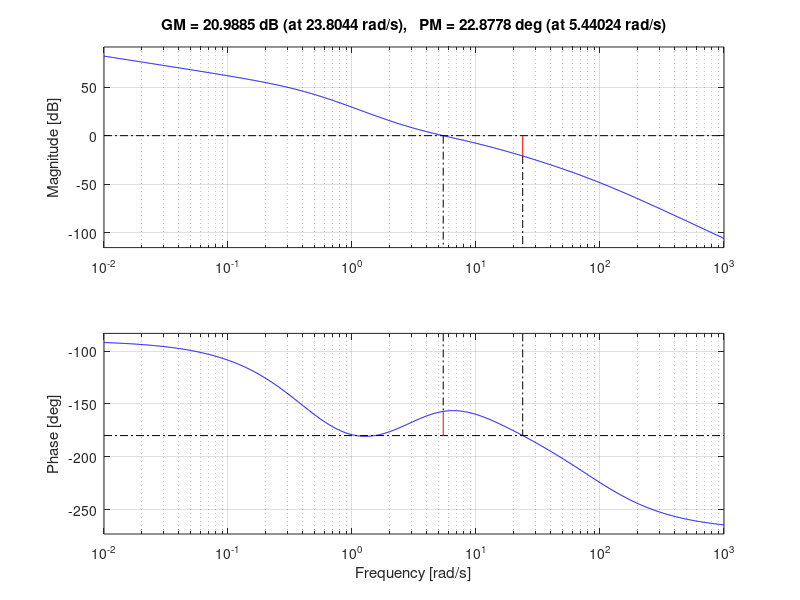
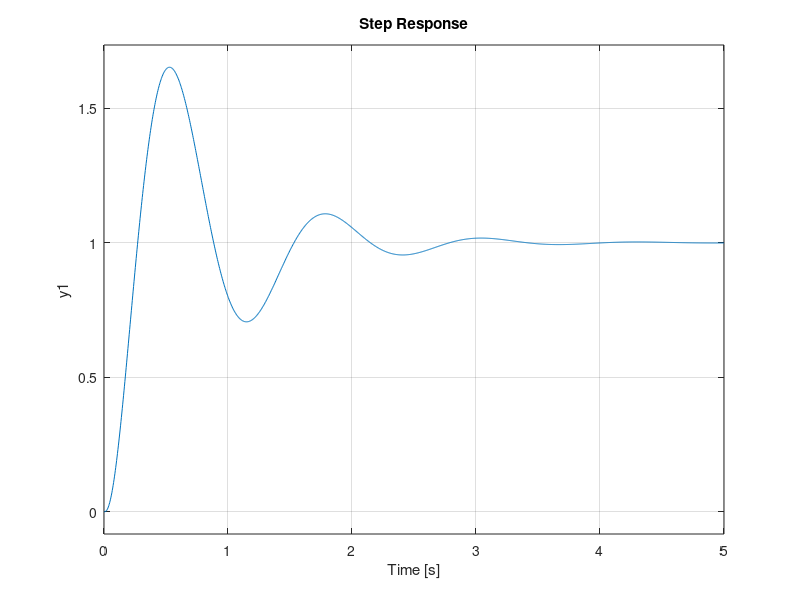
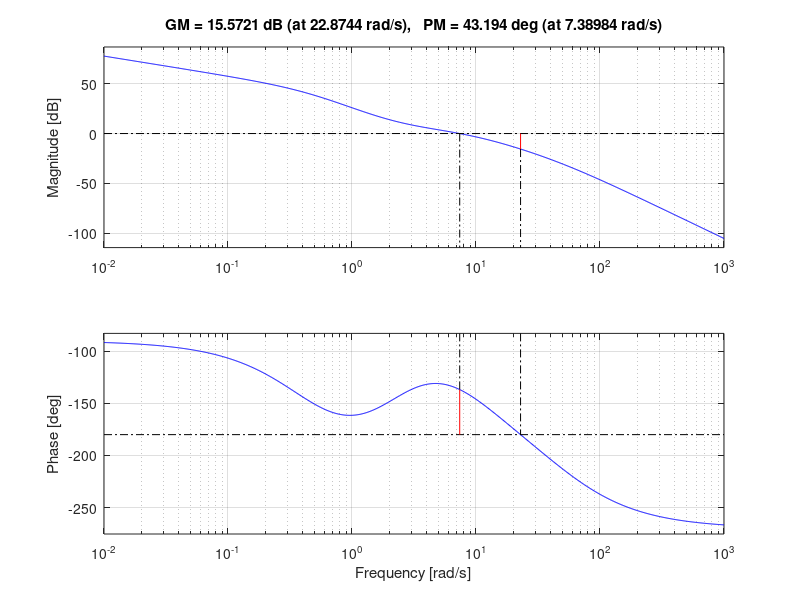
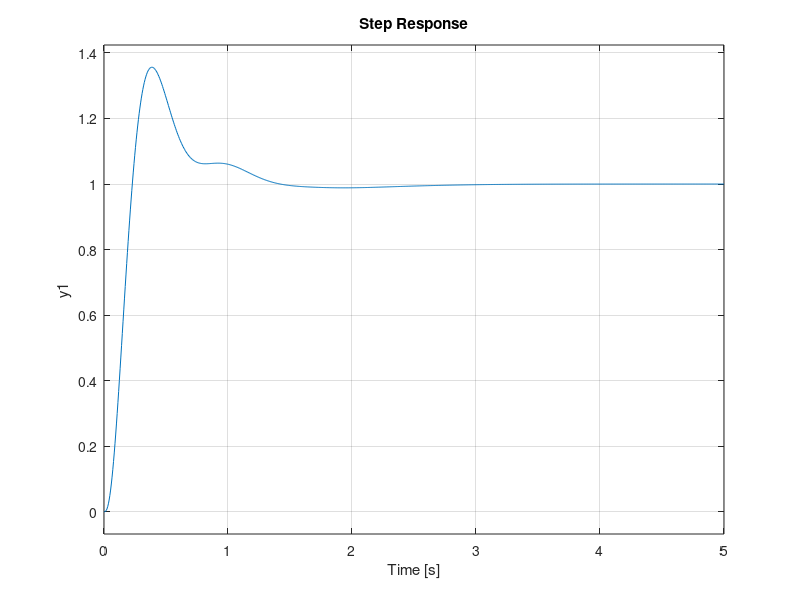

Source code (MATLAB) for these figures, in order: (Note: this script raises an error after producing the figures.)
clear variables
close all
clc

s=tf('s');
G=8*(1+0.5*s)/((1+2*s)^2*(1+0.125*s)^2)

% formule di Zeigler-Nichols in catena chiusa
% Kp = 0.6*Kpbar
% TI = 0.5*Tbar
% TD = 0.125*Tbar

% la condizione per cui le formule sopra sono applicabili e' che il margine di guadagno sia finito
% Potrei applicare il comando margin a G nella sua forma  , ma posso fare di meglio usando
[Gm, Pm, Wgm, Wpm] = margin(G)
% Gm contiene il valore del margine di guadagno in unità naturali
% Pm contiene il margine di fase
% Wgm è la wpi a cui leggiamo il margine di guadagno
% Wpm è la pulsazione a cui leggiamo il fargine di fase

% vediamo che Gm = 11.8753 (21.4929 dB) è finito quindi possiamo applicare i metodi di taratura in catena chiusa e corrisponde a Kpbar
Kpbar=Gm
Tbar=2*pi/Wgm


%% Metodo di Zeigler-Nichols ad anello chiuso

Kp = 0.6*Kpbar
TI = 0.5*Tbar
TD = 0.125*Tbar

N=10;  % il polo di chiusura deve essere ad una frequenza molto maggiore di quella della banda
% valori tipici di N compresi tra 5 e 20
pc = TD*s/(1+TD/N*s)
pole(pc)

Rpid = Kp*(1+1/(TI*s)+TD*s/(1+TD/N*s));
Ga = Rpid*G
pole(Ga)  % vediamo che sono tutti stabili
figure,margin(Ga)

W = feedback(Ga,1)
figure,step(W)
% Vedo che il margine di fase è di soli 23 gradi, devo prevedere di avere oscillazioni grandi durante il transitorio
% Scegliendo N=10 avrò il polo di chiusura in -88.8
% Dal comando margin vedo che la wc = 5.44 rad/s --> è inutile aumentare N perché il polo di chiusura è già di AF
% La povertà del comportamento durante il transitorio sono dovuti al metodo scelto

% Applicando l'azione proporzionale e derivativa solo sull'uscita, lasciando solo il blocco integrale sul ramo diretto
% abbiamo che i margini del sistema crescono molto
% Gm = 6.15 dB
% Pm = 58.7
% la sovraelongazione scende al 17% ma il tempo d i salita cresce a 0.73 s
% il tempo di assestamento non cambia perché non abbiamo cambiato i parametri del controllore e i poli in catena chiusa sono gli stessi


%% Metodo in catena chiusa imponendo Pm = 50

% formule per imposizione del margine di fase
mfdes = 50/180*pi;    % converto in radianti per poterlo usare nelle funzioni trigonometriche
Kp = Kpbar*cos(mfdes)
TI = Tbar/pi*(1+sin(mfdes))/(cos(mfdes))
TD = 0.25*TI

Rpid = Kp*(1+1/(TI*s)+TD*s/(1+TD/N*s));    % come nel caso sopra
Ga = Rpid*G;
figure,margin(Ga)
W = feedback(Ga,1)
figure,step(W)

% vedo ce ho un buon margine di fase (43 gradi) con wc = 7.39, piu' grande
% di quella ottenuta prima
% Risposta al gradino: la sovraelongazione e' del 35.6% e ts = 0.228 (circa come nel primo caso)
% Il tempo di assestamento = 1.25s, circa la meta' rispetto a prima, c'e'
% una coda ma e' molto smorzata

%% Taratura con metodo di Ziegler-Nichols ad anello aperto

% Posso applicare i metodi in anello aperto perche' il sistema e'
% asintoticamete stabil, privo di poli nell'origine e ha solo poli a Re<0
% (se avesse un polo in s=0 non sarebbe BIBO stabile) e non presenta
% sovraelongazione

figure,step(G)
Kf = 8   %  = yinf/ampiezza(u(t))
0.63*8   % valore a cui devo leggere tauf + thetaf
         % tauf + thetaf = 4
thetaf = 0.44  % per ottenerlo traccio sul grafico la retta che parte dall'ascissa del 63% e interseca il punto di massima pendenza e vado a predere l'istante in cui questa retta interseca y=0
tauf = 4-thetaf

Fapp = Kf/(1+tauf*s)*exp(-thetaf*s);
hold on, step(Fapp)
hold off

% Parametri Ziegler-Nichols
Kp = 1.2*tauf/(Kf*thetaf)
TI = 2*thetaf
TD = 0.5*thetaf

Rpid = Kp*(1+1/(TI*s)+TD*s/(1+TD/N*s));
Ga = Rpid*G;
figure,margin(Ga)
W = feedback(Ga,1)
figure,step(W)
% ho un margine di fase migliore rispetto a prima ma ho un overshoot del
% 41%, decisamente elevato
% Il tempo di assestamento è molto più grande di prima (8.48), ho un sistema
% decisamente più lento
% Tempo di salita = 0.85

%% Metodo in catena aperta di Cohen-Coon

% manteniamo N = 10

% Abbiamo uno smorzamento veloce delle oscillazioni, infatti il tempo di
% assestamento si è ridotto a 6.23s  --> è questo l'obbiettivo quando si
% usa Cohen-Coon
% La sovraelongazione è comparabile con quella ottenuta prima


%% Metodo di Internal Model Control

TI = 3.87
TD = 0.2072

% il valore di Kp può essere variato, facendo variare il parametro Tf (originariamente asociato al filtro del primo ordine)
% Kp = 2.0543 per Tf = 0.01
% Kp = 1.4766 per Tf = 0.1
% Kp = 0.3873 per Tf = 1

% N=10 come prima, pc=-48.26, otteniamo:
% Pm = da 61 a 65.9 (con wc da 2.54  0.767 rad/s)
% Gm = da 26.5 a 41 dB
% al variare di Tf


% COMMENTI:
% i metodi classici di Ziegler-Nichols danno risuòtati poco soddisfacenti
% dal punto di vista delle prestazini, anche se la stabilità è solitamente
% ottenuta
% I metodi di taratura più avanzati, sia in anello chiuso che in anello
% aperto, sono preferibili ogni volta in cui sia necessario garantire migliori
% indici di robustezza e/o un migliore comportamento del sistema durante il
% transitorio


% NB:
% NELL'ESERCIZIO D'ESAME SUL PID NON CI SARANNO SPECIFICHE
% SI DOVRA' VALUTARE L'APPLICABILITA' DELLE DUE FAMIGLIE DI METODI, NEL
% CASO IN CUI ENTRAMBE FOSSERO APPLICABILI SCEGLIERE UN METODO IN
% PARTICOLARE (e indicarlo chiaramente), DETERMINARE I PARAMETRI
% CARATTERISTICI DI F(s) E INDICARE I VALORI DI Kp, TI, TD COERENTI CON IL
% METODO SCELTO E VALUTARE IL SISTEMA IN CATENA CHIUSA
% Il sistema in catena chiusa DEVE essere asintoticamente stabile
